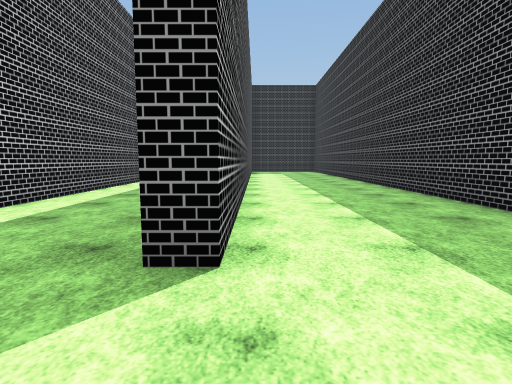
[1] (above)

22 first-person views from a walk through a Unity game level. The camera is 1.4 m above the floor, tilts 6° down and sees 80° across. The floor is counted in squares, 2 m on a side. Each view is taken from the middle of a square. On the plan, view 1 faces up. The plan holds only what a view shows up to about 10 squares ahead; the rest is blank. The place goes on beyond the plan. The player character is not drawn. Surface patterns are stand-ins for the level's own textures.

[2]
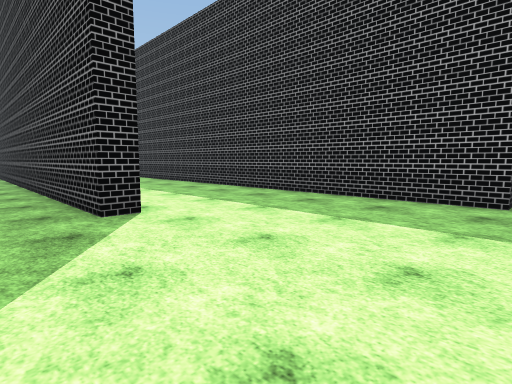

[3]
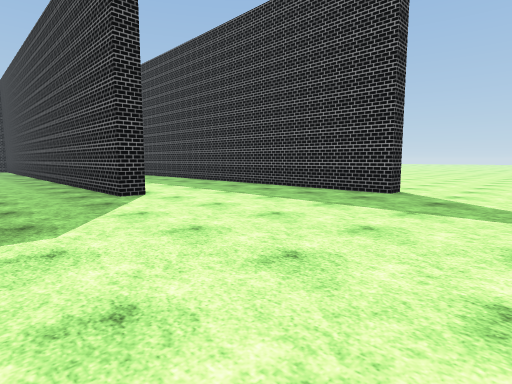

[4]
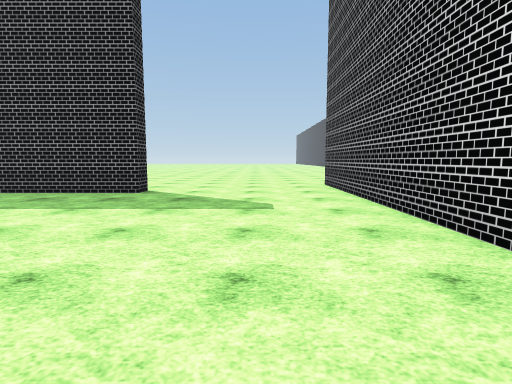

[5]
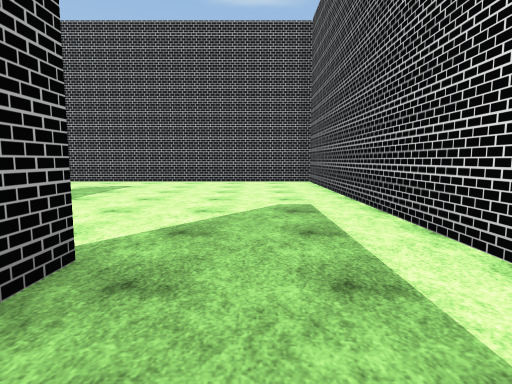

[6]
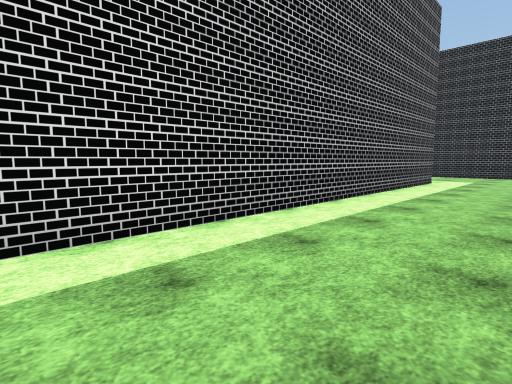

[7]
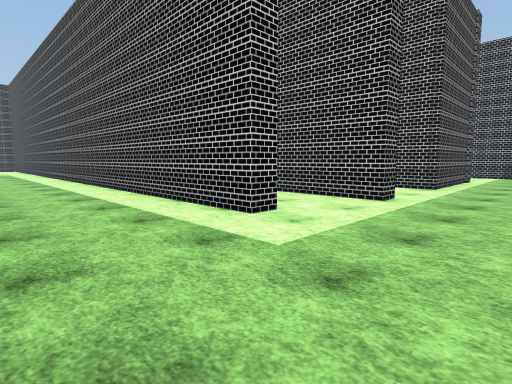

[8]
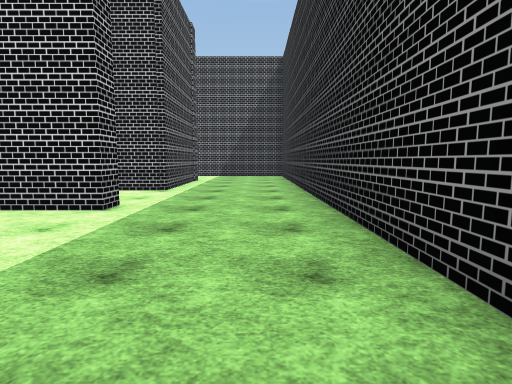

[9]
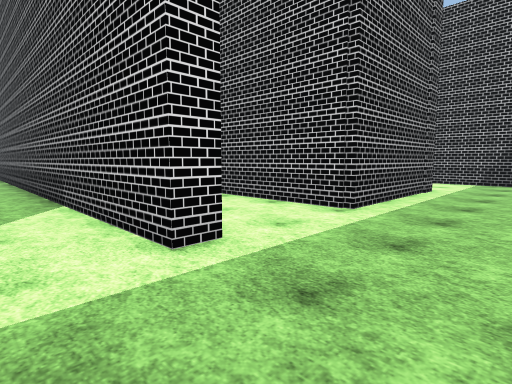

[10]
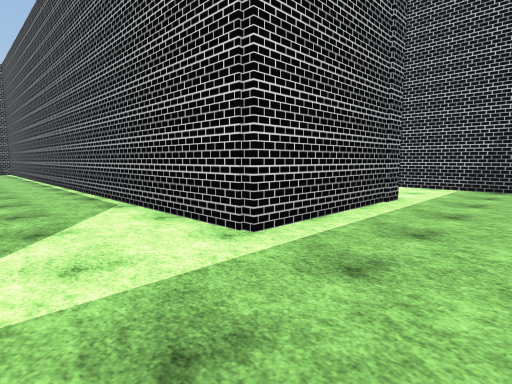

[11]
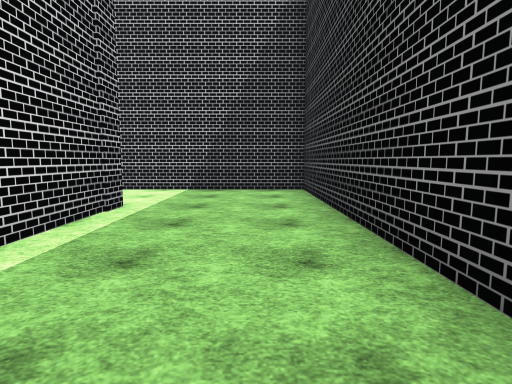

[12]
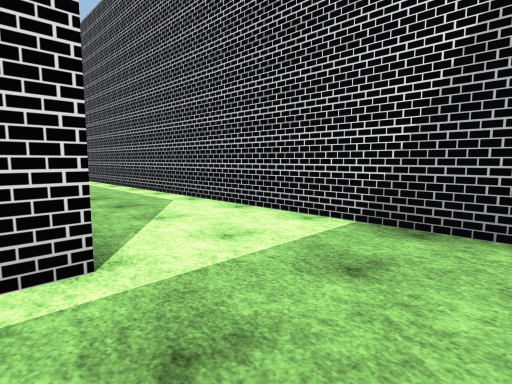

[13]
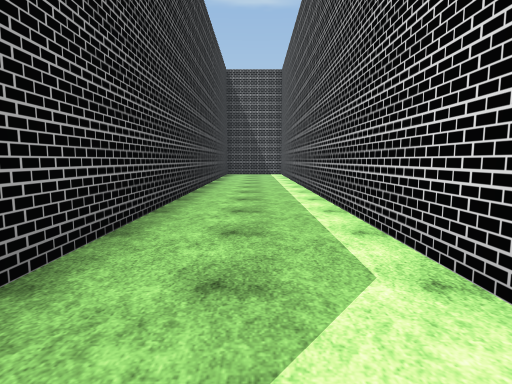

[14]
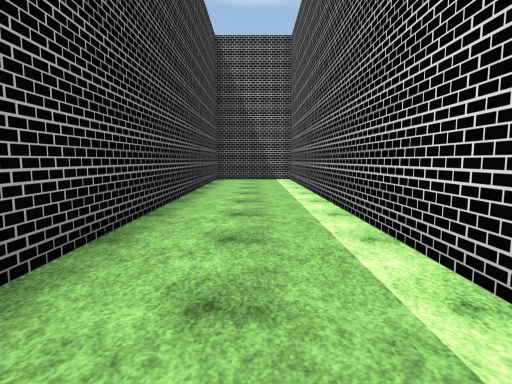

[15]
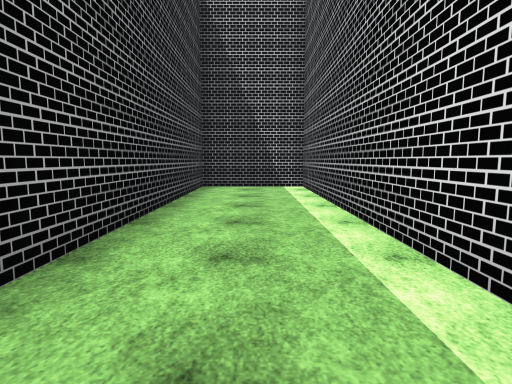

[16]
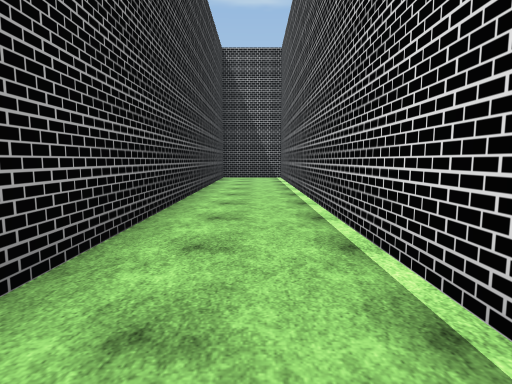

[17]
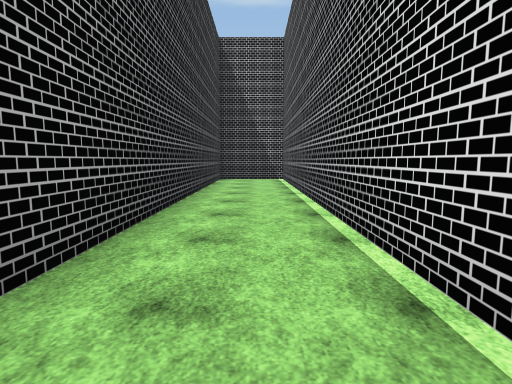

[18]
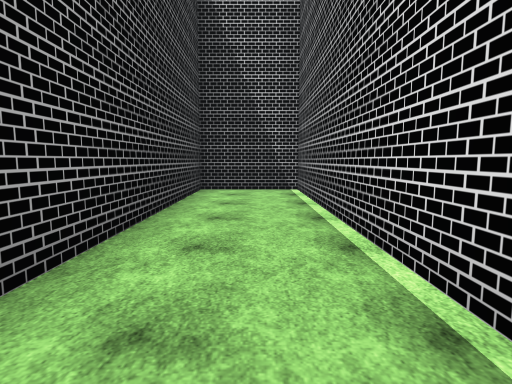

[19]
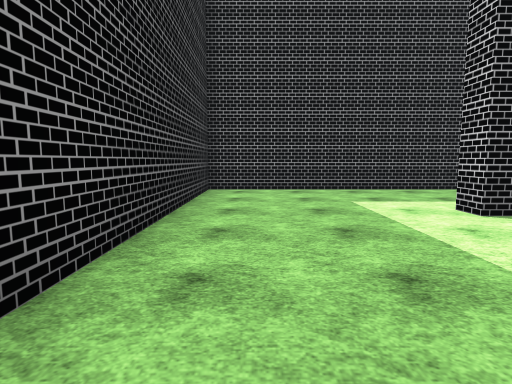

[20]
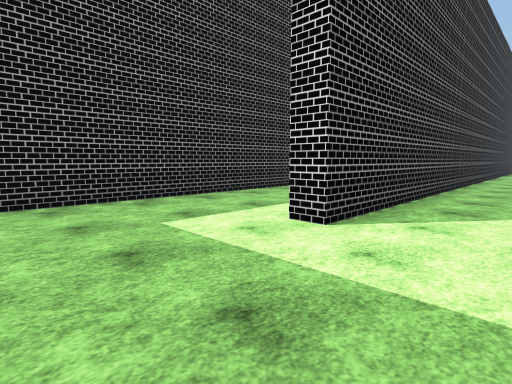

[21]
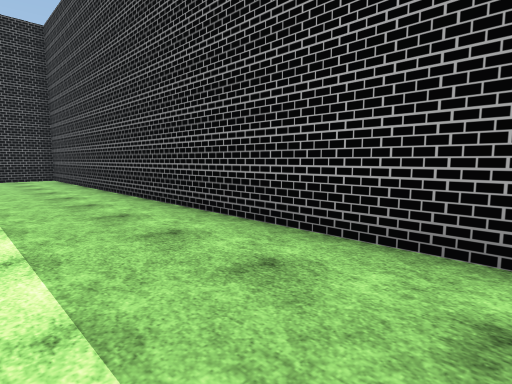

[22]
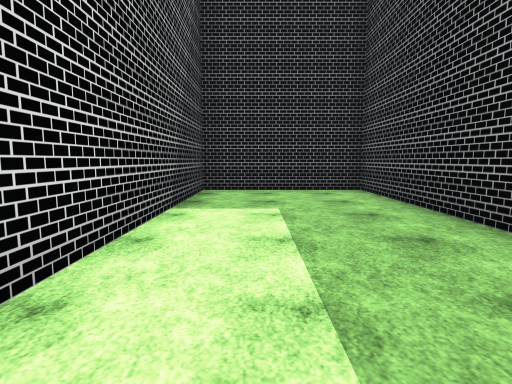

### Floor plan
Points are (right, up) in squares from view 1. A wall is a line through its corners. A room is listed if a view was taken in it or the views show most of it. See-through windows are left out.
Room 1 (views 1, 2, 3, 4, 5, 6, 7, 8, 9, 10, 11, 12, 13, 14, 15, 16, 17, 18, 19, 20, 21, 22)
walls: (-0.2, 9.4) (-0.2, 1.9) (-0.7, 1.9) (-0.7, 18.1) (-15.2, 18.1) (-15.2, -1.1) (-12.6, -1.1) (-12.6, 12.4); (-3.7, 2) (-3.7, -6) (4.5, -6); (-4.2, 14.2) (-3.7, 14.2) (-3.7, 4.1); (-6.8, 14.9) (-6.2, 14.9); (4, -1.5) (3.5, -1.5) (3.5, 18.1) (-0.2, 18.1) (-0.2, 12.4); (-12.6, 14.9) (-9, 14.9) (-9, -1.2) (-6.7, -1.2) (-6.7, 9.5)
ways out: opening at (-5, 14)

Positions as (right, up) in squares from view 1, and headings:
1: (0, 0), facing up
2: (-2, -2), facing up-right
3: (-3, -4), facing up-right
4: (-3, -4), facing right
5: (-2, 4), facing down
6: (-1, 4), facing up-left
7: (-1, 17), facing down-left
8: (-2, 17), facing left
9: (-5, 17), facing down-left
10: (-7, 17), facing down-left
11: (-8, 17), facing left
12: (-12, 17), facing down-left
13: (-14, 14), facing down
14: (-14, 10), facing down
15: (-14, 7), facing down
16: (-8, 11), facing down
17: (-8, 10), facing down
18: (-8, 6), facing down
19: (-8, 17), facing right
20: (-6, 17), facing down-right
21: (1, 6), facing up-right
22: (1, 11), facing up
